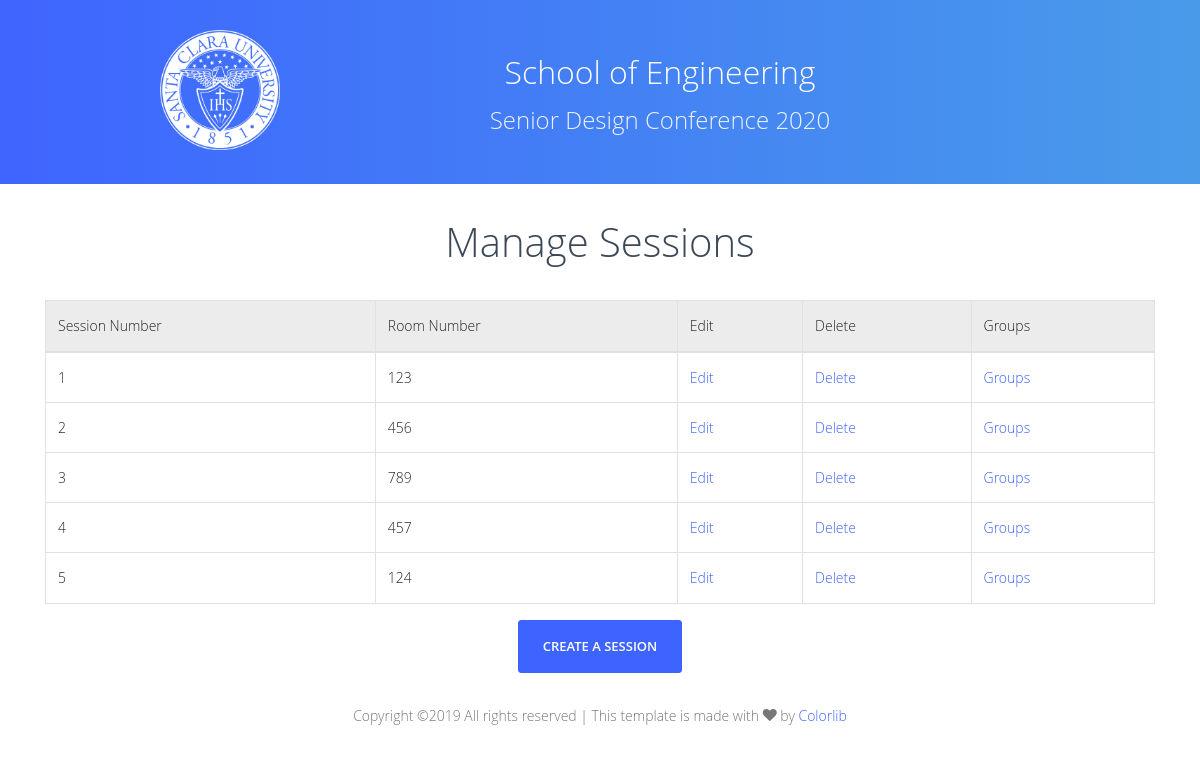
Page /home/admin/adminoptions/editsession/ on the earlier database version.
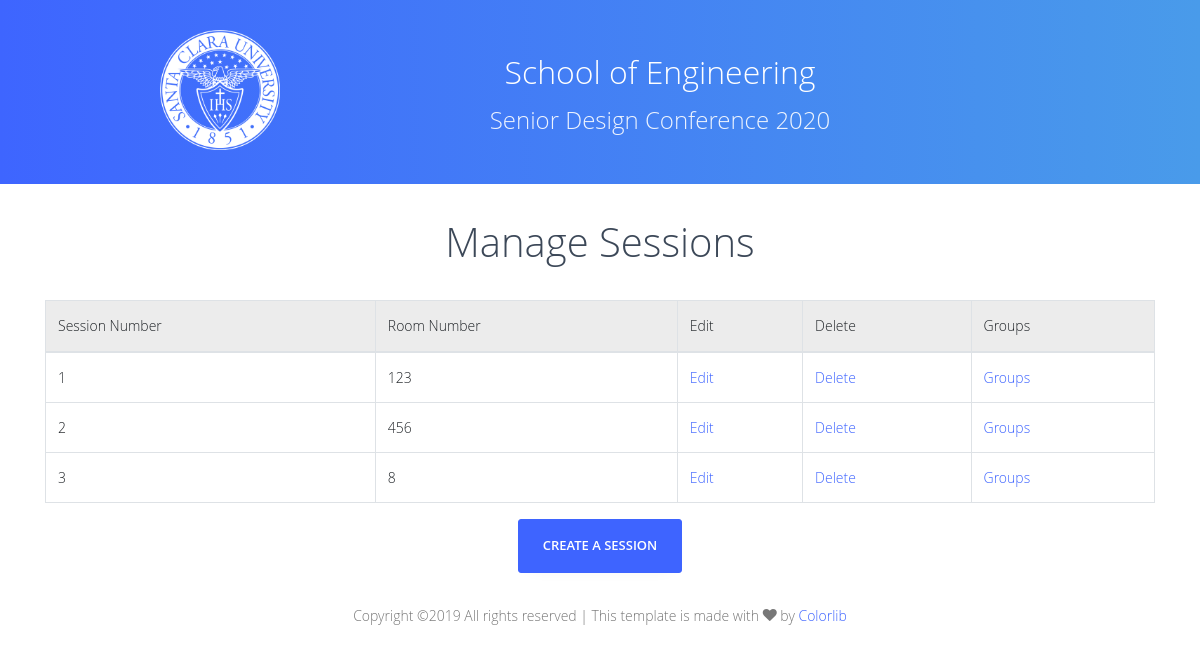
Same page on the later database version.
### manager/models.py (models this page shows, shortened)
class NewSessionForm(models.Model):
    sessionNum = models.CharField(max_length=10)
    roomNum = models.CharField(max_length=10)

### manager/views.py (the view)
# urls.py: path('adminoptions/editsession/', views.editsession, name='editsession'),
def editsession(request):
    session_list = NewSessionForm.objects.order_by('sessionNum')
    group_list = Group.objects.order_by('group_name')
    return render(request, 'editsession.html', {'session_list': session_list, 'group_list': group_list} )

### templates/editsession.html (shortened to what this page needs)
<!DOCTYPE html>
<html lang="en">
  <head>
    {% load static %}
	<link rel='stylesheet' href="{% static 'css/open-iconic-bootstrap.min.css' %}">
	<link rel='stylesheet' href="{% static 'css/animate.css' %}">
	<link rel='stylesheet' href="{% static 'css/owl.carousel.min.css' %}">
	<link rel='stylesheet' href="{% static 'css/owl.theme.default.min.css' %}">
	<link rel='stylesheet' href="{% static 'css/magnific-popup.css' %}">
	<link rel='stylesheet' href="{% static 'css/ionicons.min.css' %}">
	<link rel='stylesheet' href="{% static 'css/bootstrap-datetimepicker.min.css' %}">
	<link rel='stylesheet' href="{% static 'css/nouislider.css' %}">
	<link rel='stylesheet' href="{% static 'css/aos.css' %}">
	<link rel='stylesheet' href="{% static 'css/flaticon.css' %}">
	<link rel='stylesheet' href="{% static 'css/icomoon.css' %}">
	<link rel='stylesheet' href="{% static 'css/style.css' %}">
  </head>
<body>
  <div class="main-section">
  	<div class="main-section">
        <section class="hero-wrap">
            <div class="container">
                <div class="row descriptionalign-items-center justify-content-center">
                    <a href="/home/">
                        <img class="logoSmall" src="{% static 'images/scuLogo.png' %}">
                    </a>
                    <div class="col-md-8 text-center">
                        <div class="text textSmall">
                            <h2 style="color: #fff;">School of Engineering</h2>
                            <h4 class="mb-5">Senior Design Conference 2020</h4>
                        </div>
                    </div>
                </div>
            </div>
        </section>
        <section>
            <div class="container" style="position: relative;">
                <h1 style="text-align: center; margin-top: 30px; margin-bottom: 30px;">Manage Sessions</h1>
                {% if session_list %}
		<table class="table table-bordered">
		    <thead class="table-active">
                <tr>
        			    <td>Session Number</td>
        			    <td>Room Number</td>
        			    <td>Edit</td>
        			    <td>Delete </td>
                        <td>Groups </td>
                </tr>
		    </thead>
        		    {% for session in session_list %}
        		    <tr>
        			<td>   {{ session.sessionNum }} </td>
        			<td>  {{ session.roomNum }}</td>
        			<td><a href="{% url 'editasession' session.id %}">Edit</a></td>
        			<td><a href="{% url 'deletesession' session.id %}">Delete</a></td>
                    <td><a href="{% url 'showsession' session.id %}">Groups</a></td>
        		    </tr>
        		    {% endfor %}
        		</table>
        		{% else %}
        		    <p>No sessions are available.</p>
        		{% endif %}
				<p style="text-align: center"><a href="{% url 'adminforms' %}" class="btn btn-primary px-4 py-3"> Create a Session</a></p>
            </div>
        </section>
	<footer class="ftco-section ftco-section-2">
	  <div class="col-md-12 text-center">
    	<p class="mb-0">
        Copyright &copy; All rights reserved | This template is made with <i class="icon-heart" aria-hidden="true"></i> by <a href="https://colorlib.com" target="_blank">Colorlib</a>
        </p>
      </div>
	</footer>
  </div>
</body>
</html>

Differences in the rows shown:
removed NewSessionForm: sessionNum "3", roomNum "789"
removed NewSessionForm: sessionNum "4", roomNum "457"
removed NewSessionForm: sessionNum "5", roomNum "124"
added NewSessionForm: sessionNum "3", roomNum "8"
